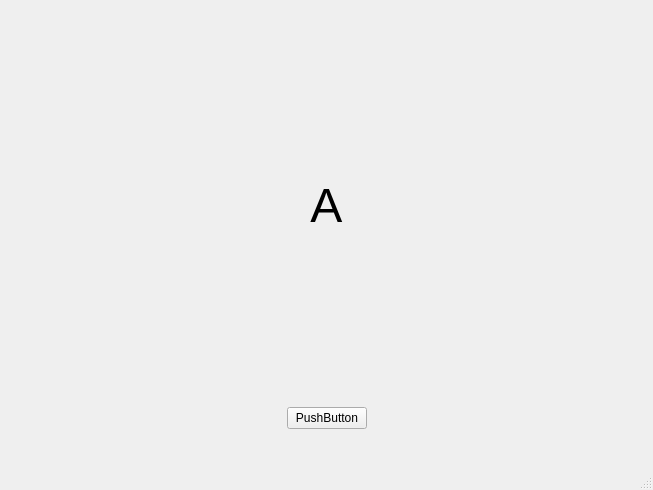
<?xml version="1.0" encoding="UTF-8"?>
<ui version="4.0">
 <class>QtStarterMainWindow</class>
 <widget class="QMainWindow" name="QtStarterMainWindow">
  <property name="geometry">
   <rect>
    <x>0</x>
    <y>0</y>
    <width>653</width>
    <height>490</height>
   </rect>
  </property>
  <property name="windowTitle">
   <string>MainWindow</string>
  </property>
  <widget class="QWidget" name="centralwidget">
   <layout class="QGridLayout" name="gridLayout">
    <item row="0" column="0">
     <layout class="QVBoxLayout" name="verticalLayout">
      <item>
       <spacer name="verticalSpacer_3">
        <property name="orientation">
         <enum>Qt::Vertical</enum>
        </property>
        <property name="sizeHint" stdset="0">
         <size>
          <width>20</width>
          <height>40</height>
         </size>
        </property>
       </spacer>
      </item>
      <item>
       <widget class="QLabel" name="textOutputUI">
        <property name="font">
         <font>
          <pointsize>36</pointsize>
         </font>
        </property>
        <property name="text">
         <string>A</string>
        </property>
        <property name="alignment">
         <set>Qt::AlignCenter</set>
        </property>
       </widget>
      </item>
      <item>
       <spacer name="verticalSpacer_2">
        <property name="orientation">
         <enum>Qt::Vertical</enum>
        </property>
        <property name="sizeHint" stdset="0">
         <size>
          <width>20</width>
          <height>40</height>
         </size>
        </property>
       </spacer>
      </item>
      <item>
       <layout class="QHBoxLayout" name="horizontalLayout">
        <item>
         <spacer name="horizontalSpacer">
          <property name="orientation">
           <enum>Qt::Horizontal</enum>
          </property>
          <property name="sizeHint" stdset="0">
           <size>
            <width>40</width>
            <height>20</height>
           </size>
          </property>
         </spacer>
        </item>
        <item>
         <widget class="QPushButton" name="pushButton">
          <property name="text">
           <string>PushButton</string>
          </property>
         </widget>
        </item>
        <item>
         <spacer name="horizontalSpacer_2">
          <property name="orientation">
           <enum>Qt::Horizontal</enum>
          </property>
          <property name="sizeHint" stdset="0">
           <size>
            <width>40</width>
            <height>20</height>
           </size>
          </property>
         </spacer>
        </item>
       </layout>
      </item>
      <item>
       <spacer name="verticalSpacer">
        <property name="orientation">
         <enum>Qt::Vertical</enum>
        </property>
        <property name="sizeType">
         <enum>QSizePolicy::Fixed</enum>
        </property>
        <property name="sizeHint" stdset="0">
         <size>
          <width>20</width>
          <height>30</height>
         </size>
        </property>
       </spacer>
      </item>
     </layout>
    </item>
   </layout>
  </widget>
  <widget class="QMenuBar" name="menubar">
   <property name="geometry">
    <rect>
     <x>0</x>
     <y>0</y>
     <width>653</width>
     <height>22</height>
    </rect>
   </property>
  </widget>
  <widget class="QStatusBar" name="statusbar"/>
 </widget>
 <resources>
  <include location="PyQtStarterResources.qrc"/>
 </resources>
 <connections/>
</ui>
